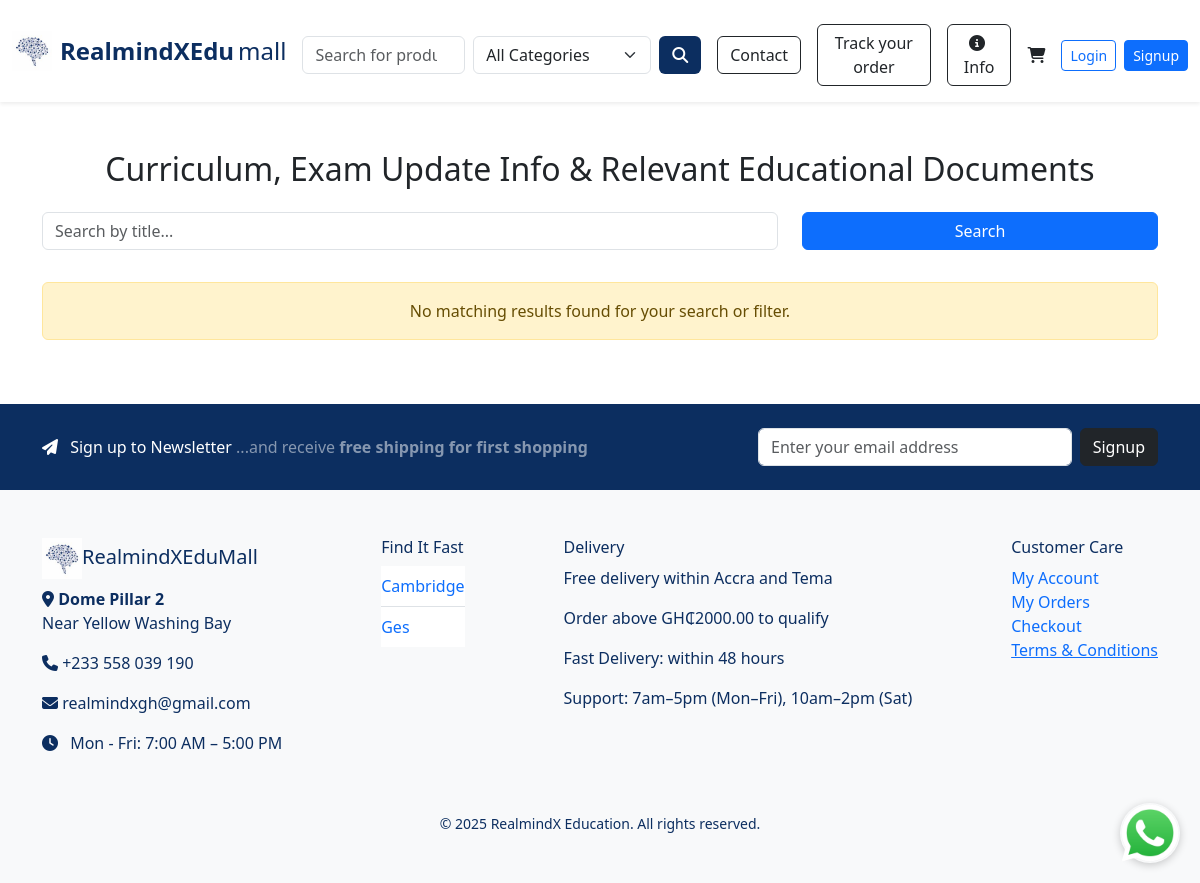
The page /info on the database as committed earlier.
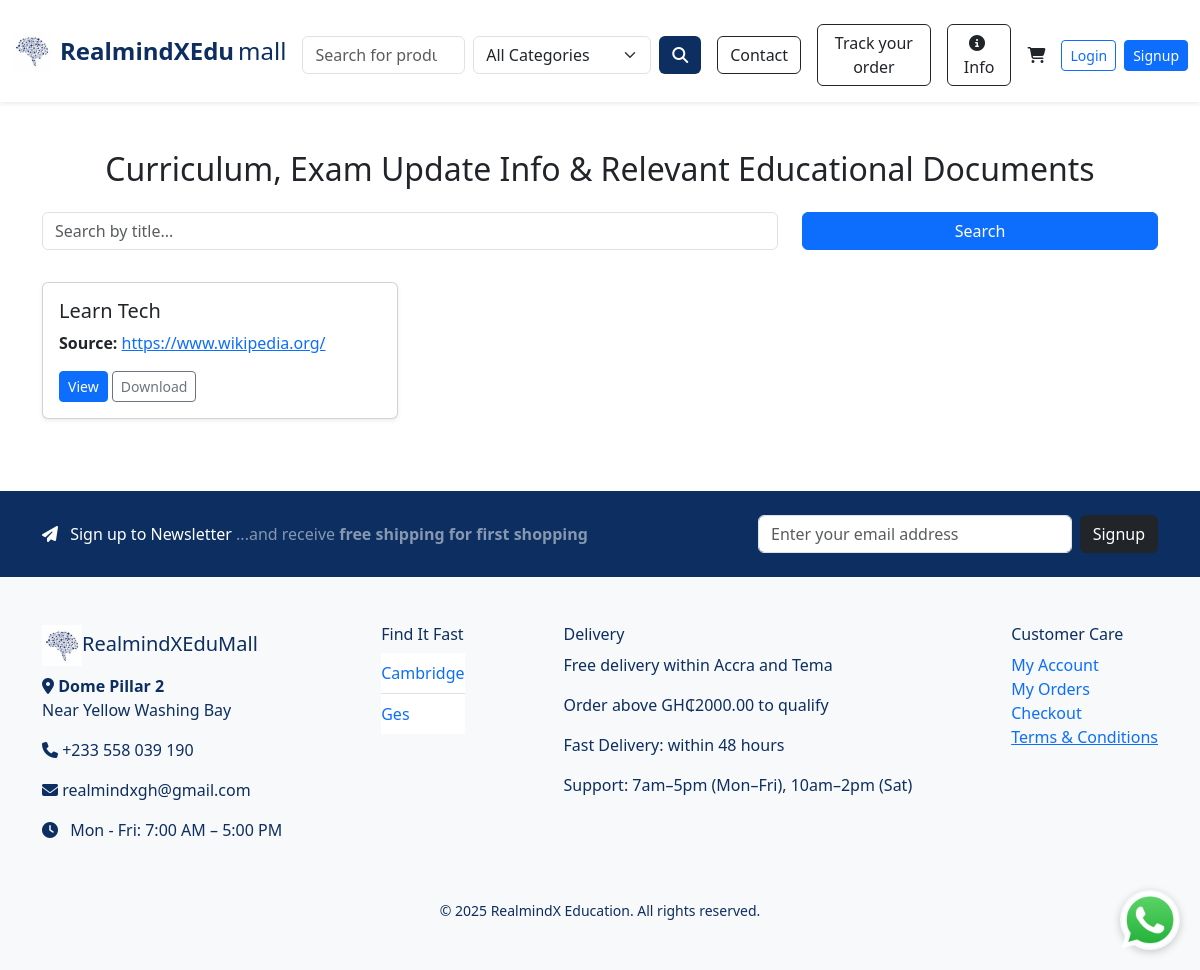
The same page on the database as committed later.
### e_commerce/models/category.py (models this page shows)
class Category(db.Model):
    id = db.Column(db.Integer, primary_key=True)
    name = db.Column(db.String(100), nullable=False, unique=True)
    products = db.relationship('Product', back_populates='category', lazy=True)

### e_commerce/models/resource_info.py (models this page shows)
class InfoDocument(db.Model):
    id = db.Column(db.Integer, primary_key=True)
    title = db.Column(db.String(255), nullable=False)
    source = db.Column(db.String(255), nullable=False)
    filename = db.Column(db.String(255), nullable=False)  # PDF or Word file
    image = db.Column(db.String(255))  # thumbnail
    upload_date = db.Column(db.DateTime, default=datetime.utcnow)

### e_commerce/routes/main_routes.py (the view)
@main_bp.route('/info')
def info():
    page = request.args.get('page', 1, type=int)
    search_query = request.args.get('q', '').strip()
    source_filter = request.args.get('source', '').strip()
    query = InfoDocument.query
    if search_query:
        query = query.filter(InfoDocument.title.ilike(f"%{search_query}%"))
    if source_filter:
        query = query.filter(InfoDocument.source.ilike(f"%{source_filter}%"))
    documents = query.order_by(InfoDocument.upload_date.desc()).paginate(page=page, per_page=9)
    return render_template(
        'info.html',
        documents=documents,
        search_query=search_query,
        source_filter=source_filter
    )

### e_commerce/templates/info.html (shortened to what this page needs)
{% extends "index.html" %}
{% block content %}
<div class="container py-5">
    <h2 class="mb-4 text-center">Curriculum, Exam Update Info & Relevant Educational Documents </h2>
    <form method="GET" class="row mb-4">
        <div class="col-md-8 mb-2">
            <input type="text" name="q" class="form-control" placeholder="Search by title..." value="{{ search_query }}">
        </div>
        <div class="col-md-4 mb-2 d-grid">
            <button type="submit" class="btn btn-primary">Search</button>
        </div>
    </form>
    <div class="row">
        {% if documents.items %}
            {% for doc in documents.items %}
            <div class="col-md-4 mb-4">
                <div class="card shadow-sm h-100">
                    <div class="card-body">
                        <h5 class="card-title">{{ doc.title }}</h5>
                        <p class="card-text">
                          <strong>Source:</strong>
                          {% if doc.source.startswith('https') %}
                            <a href="{{ doc.source }}" target="_blank">{{ doc.source }}</a>
                          {% else %}
                            {{ doc.source }}
                          {% endif %}
                        </p>
                        <a href="{{ url_for('static', filename='uploads/' ~ doc.filename) }}" target="_blank" class="btn btn-sm btn-primary">View</a>
                        <a href="{{ url_for('static', filename='uploads/' ~ doc.filename) }}" download class="btn btn-sm btn-outline-secondary">Download</a>
                    </div>
                </div>
            </div>
            {% endfor %}
        {% else %}
            <div class="col-12">
                <div class="alert alert-warning text-center">
                    No matching results found for your search or filter.
                </div>
            </div>
        {% endif %}
    </div>
</div>
{% endblock %}

### e_commerce/templates/index.html (shortened to what the changed rows need)
<!DOCTYPE html>
<html lang="en">
<head>
  <link href="https://cdn.jsdelivr.net/npm/bootstrap@5.3.3/dist/css/bootstrap.min.css" rel="stylesheet">
  <link rel="stylesheet" href="https://cdnjs.cloudflare.com/ajax/libs/font-awesome/6.6.0/css/all.min.css">
</head>
<body>
<main>
  {% block content %}{% endblock %}
</main>
<footer class="bg-light py-5" style="color: #0C2E60;">
  <div class="container d-flex flex-wrap justify-content-between">
    <div>
      <ul class="list-group list-group-flush">
        {% for cat in categories %}
          <li class="list-group-item px-0">
            <a href="{{ url_for('main.search', category=cat.id) }}" class="text-decoration-none">{{ cat.name }}</a>
          </li>
        {% endfor %}
      </ul>
    </div>
  </div>
</footer>
</body>
</html>

Rows that differ between the two databases and show on the page:
added InfoDocument: title "Learn Tech", source "https://www.wikipedia.org/"
Other text that changed with them:
text no longer shown: "No matching results found for your search or filter."
